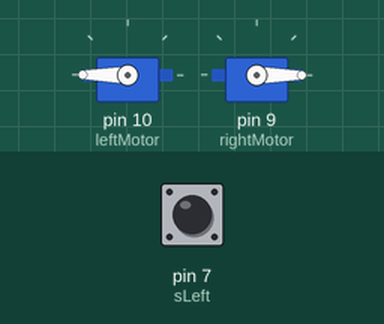
This sketch was run on a simulated Arduino Uno, built with avr-gcc and run on an emulated ATmega328P. On the bench: 2 × servo. The test bench sets the inputs (shaded band); at power-on: pin 7 (sLeft) LOW. What the sketch prints to the serial monitor is not drawn.

Above: at 0.05 s.
Timing chart, 0 to 3.5 s (numbered marks = the images above):
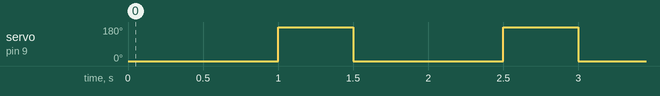

The sketch:

Sumo_2.0.ino
```cpp
#include <Servo.h>

/* Sumo 2.0
 Description - Sumobot with modified servos for continous rotation
               Can also do line following and works decent as a paper weight
 Functions:
      goForward()   - LeftMotor set to 0
                    - RightMotor set to 180
      goBackwards() - Left Motor set to 180
                    - RightMotor set to 0
                    - then turn
*/


////// Servos //////
Servo leftMotor;
Servo rightMotor;
///////////////////

///// Line Sensor ////
int sLeft = 7;
int sCenter = 6;
int sRight = 5;
//////////////4///////


void setup() {
  Serial.begin(9600);

  // The sensor will give us input
  pinMode(sLeft, INPUT);
  pinMode(sCenter, INPUT);

  pinMode(sRight, INPUT);

  // This is where we attach the servos
  leftMotor.attach(10);
  rightMotor.attach(9);
}

// Goes on FOREVER. Or until the battery runs out
void loop() {

  // is it ok to go forward? Go check the sensor
  if(checkSensor()){
    // ok to go forward!
    goForward();
  }else{
    // NOT ok to go forward
    goBackwards();
  }
}

////////////////////// Functions //////////////////////

/* if the sensor is on a black line it gives out a value of '0'
   ;and a zero means OFF; and OFF means theres no light
*/
boolean checkSensor(){
  if((digitalRead(sLeft) == 1  &&
      digitalRead(sCenter) == 1 &&
      digitalRead(sRight) == 1)){
    Serial.println("No black line");
    return true;
  }
  else{
    Serial.println("oh black line. GO BACK NOWWW");
    return false;
  }
}

void goForward(){
  leftMotor.write(0);
  rightMotor.write(180);
}

void goBackwards(){
  leftMotor.write(180);
  rightMotor.write(0);
  delay(1000);
  leftMotor.write(180);
  rightMotor.write(180);
  delay(500);
}

///////////////////////////////////////////////////////
```

Measured:
- by itself, servo on pin 9 (rightMotor): alternates 180° for 0.50 s and 0° for 1.0 s
